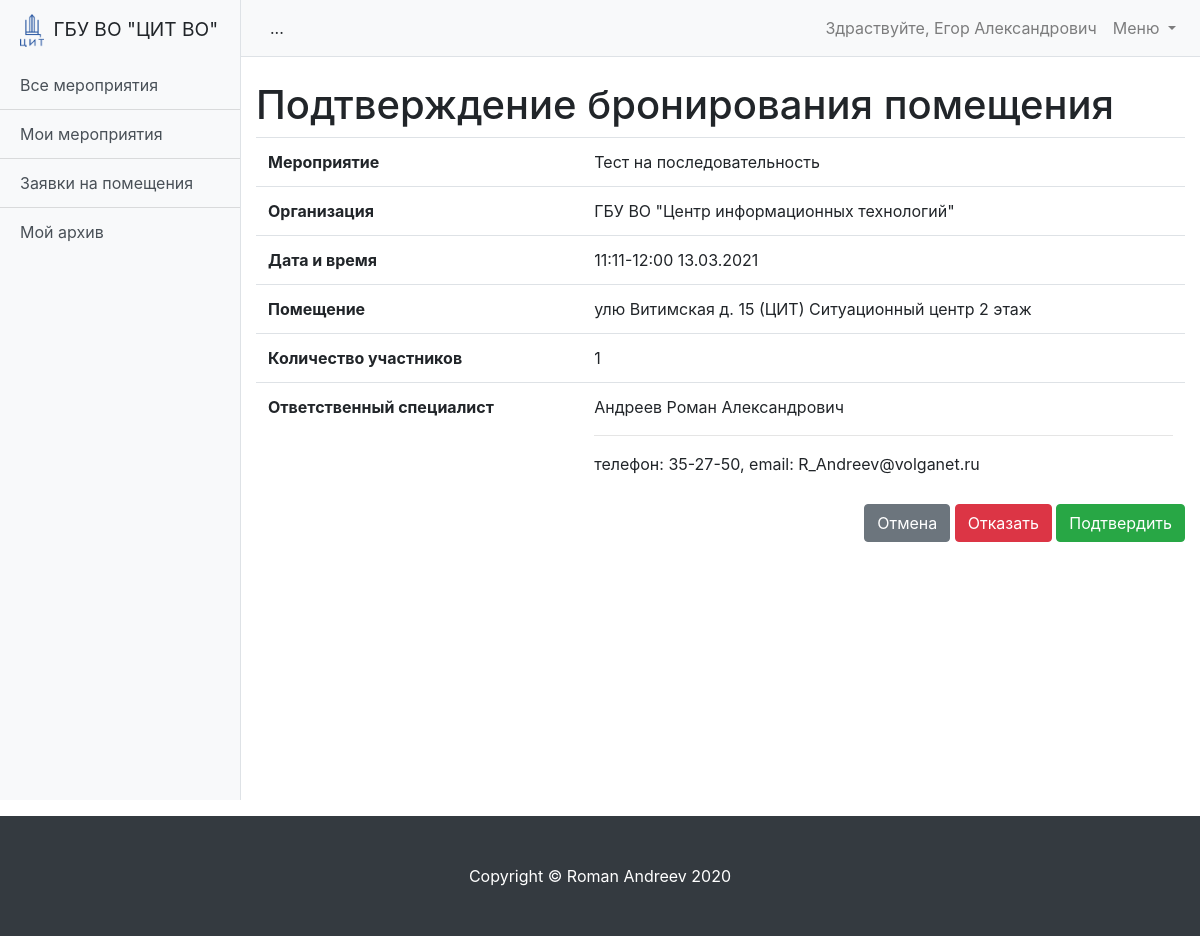
The page /schedule/booking-approve/26/ (signed in) on the database its author committed.
### schedule/models.py (models this page shows, shortened)
class User(AbstractUser):
    is_operator = models.BooleanField(default=False, verbose_name='Опертор')
    is_assistant = models.BooleanField(default=False, verbose_name='Ассистент')
    organization = models.ForeignKey('Organization', verbose_name='Организация', on_delete=models.SET_NULL,
                                     null=True, blank=True)
    subscribe_mail = models.BooleanField(verbose_name='Подписка на почтовую рассылку', default=False)
    telegram = models.CharField(max_length=10, verbose_name='Телеграм чат-id', null=True, blank=True)
    subscribe_telegram = models.BooleanField(verbose_name='Подписка на рассылку в телеграм', default=False)
    phone = models.CharField(max_length=100, verbose_name='Телефон', null=True, blank=True)
    def __str__(self):
        return f'{self.last_name} {self.first_name}'

class Booking(models.Model):
    MESSAGES = {
        'create': 'Бронирование создано!',
        'update': 'Бронирование изменено!',
        'approve': 'Бронирование обработано!',
        'delete': 'Бронирование удалено!'
    }
    STATUS_WAIT = 'wait'
    STATUS_READY = 'ready'
    STATUS_REJECTION = 'rejection'
    STATUS_COMPLETED = 'completed'
    STATUS_CHOICES = (
        (STATUS_WAIT, 'Ожидание'),
        (STATUS_READY, 'Готово'),
        (STATUS_REJECTION, 'Отказ'),
        (STATUS_COMPLETED, 'Окончено')
    )
    event = models.ForeignKey('Event', verbose_name='Мероприятие', on_delete=models.CASCADE)
    conference = models.ForeignKey('Conference', verbose_name='Конференция', null=True, blank=True,
                                   on_delete=models.CASCADE)
    without_conference = models.BooleanField(verbose_name='Без конференции', default=False)
    owner = models.ForeignKey('User', verbose_name='Владелец', on_delete=models.CASCADE, related_name='booking_owner')
    assistant = models.ForeignKey('User', verbose_name='Ассистент', on_delete=models.CASCADE,
                                  related_name='booking_assistant', null=True, blank=True)
    room = models.ForeignKey('Room', verbose_name='Место проведения', on_delete=models.CASCADE)
    quota = models.PositiveSmallIntegerField(verbose_name='Количество участников')
    date = models.DateField(verbose_name='Дата проведения')
    time_start = models.TimeField(verbose_name='Время начала')
    time_end = models.TimeField(verbose_name='Время окончания')
    created_at = models.DateTimeField(auto_now=True)
    status = models.CharField(
        max_length=100,
        verbose_name='Статус бронирования',
        choices=STATUS_CHOICES,
        default=STATUS_WAIT
    )
    comment = models.TextField(verbose_name='Комментарий', null=True, blank=True)
    class Meta:
        ordering = ['date', 'time_start']
        verbose_name = 'Бронирование'
        verbose_name_plural = 'Бронирования'

class Event(models.Model):
    MESSAGES = {
        'create': 'Мероприятие создано!',
        'update': 'Мероприятие изменено!',
        'delete': 'Мероприятие удалено!'
    }
    STATUS_DRAFT = 'draft'
    STATUS_WAIT = 'wait'
    STATUS_READY = 'ready'
    STATUS_REJECTION = 'rejection'
    STATUS_COMPLETED = 'completed'
    STATUS_CHOICES = (
        (STATUS_DRAFT, 'Черновик'),
        (STATUS_WAIT, 'Ожидание'),
        (STATUS_READY, 'Готово'),
        (STATUS_REJECTION, 'Отказ'),
        (STATUS_COMPLETED, 'Окончено')
    )
    name = models.CharField(max_length=255, verbose_name='Название мероприятия')
    description = models.TextField(verbose_name='Описание')
    organization = models.ForeignKey('Organization', verbose_name='Организация', on_delete=models.CASCADE)  # Возможно избыточно
    owner = models.ForeignKey('User', verbose_name='Владелец', on_delete=models.CASCADE)
    date_start = models.DateField(verbose_name='Дата начала мероприятия', null=True, blank=True)
    date_end = models.DateField(verbose_name='Дата окончания мероприятия', null=True, blank=True)
    created_at = models.DateTimeField(auto_now=True)
    status = models.CharField(
        max_length=100,
        verbose_name='Статус мероприятия',
        choices=STATUS_CHOICES,
        default=STATUS_DRAFT
    )
    class Meta:
        ordering = ['date_start']
        verbose_name = 'Мероприятие'
        verbose_name_plural = 'Мероприятия'

class Organization(models.Model):
    name = models.CharField(max_length=255, verbose_name='Название организации')
    room = models.ManyToManyField('Room', verbose_name='Доступные помещения', related_name='related_room')
    created_at = models.DateTimeField(auto_now=True)
    def __str__(self):
        return self.name
    class Meta:
        ordering = ['name']
        verbose_name = 'Организация'
        verbose_name_plural = 'Организации'

class Room(models.Model):
    address = models.CharField(max_length=255, verbose_name='Адрес')
    room = models.CharField(max_length=255, verbose_name='Комната')
    quota = models.PositiveIntegerField(verbose_name='Вместимость')
    assistants = models.ManyToManyField('User', verbose_name='Ассистенты')
    applications = models.ManyToManyField('Application', verbose_name='Доступные приложения',
                                          related_name='related_room')
    created_at = models.DateTimeField(auto_now=True)
    def __str__(self):
        return f'{self.address} {self.room}'
    class Meta:
        ordering = ['address']
        verbose_name = 'Помещение'
        verbose_name_plural = 'Помещения'

### schedule/views/booking.py (the view, shortened to what this page needs)
# urls.py: path('booking-approve/<int:pk>/', BookingApproveView.as_view(), name='booking_approve'),
class BookingApproveView(UserIsAssistantMixin, UpdateView):
    model = Booking
    fields = ['comment']
    template_name_suffix = '_approve'

### schedule/views/mixins.py (called while the page is built)
    def test_func(self):
        return self.request.user.is_assistant

### schedule/templates/schedule/booking_approve.html (shortened to what this page needs)
{% extends 'schedule/base.html' %}
{% load crispy_forms_tags %}
{% block content %}
<h1 class="mt-4">Подтверждение бронирования помещения</h1>
<table class="table">
    <tbody>
    <tr>
        <th>Мероприятие</th>
        <td>{{ booking.event.name }}</td>
    </tr>
    <tr>
        <th>Организация</th>
        <td>{{ booking.event.organization }}</td>
    </tr>
    <tr>
        <th>Дата и время</th>
        <td>{{ booking.time_start|date:"H:i" }}-{{ booking.time_end|date:"H:i" }} {{ booking.date|date:"d.m.Y" }}</td>
    </tr>
    <tr>
        <th>Помещение</th>
        <td>{{ booking.room }}</td>
    </tr>
    <tr>
        <th>Количество участников</th>
        <td>{{ booking.quota}}</td>
    </tr>
    <tr>
        <th>Ответственный специалист</th>
        <td>{{ booking.owner }}<hr>телефон: {{ booking.owner.phone }}, email: {{ booking.owner.email }}</td>
    </tr>
    </tbody>
</table>
<div>
    <form action=""  method="POST">
        <div align="right">
            <a class="btn btn-secondary" href="{{ request.META.HTTP_REFERER }}" role="button">Отмена</a>
            <button type="button" class="btn btn-danger" data-toggle="modal" data-target="#exampleModal">Отказать</button>
            <input type="submit" name="ready" class="btn btn-success" value="Подтвердить">
        </div>
    </form>
</div>
{% endblock content %}

### templates/base.html (shortened to what this page needs)
<!DOCTYPE html>
<html lang="en">
{% load static %}
<head>
    <link href="{% static 'vendor/bootstrap/css/bootstrap.min.css' %}" rel="stylesheet">
    <link href=" {% static 'css/simple-sidebar.css' %}" rel="stylesheet">
</head>
<body>
<div class="d-flex" id="wrapper">
    {% block sidebar %}
    <div class="bg-light border-right" id="sidebar-wrapper">
        <div class="sidebar-heading">
            <img src="{% static 'image.png' %}" width="24" class="img-fluid mr-1" alt="...">
            ГБУ ВО "ЦИТ ВО"
        </div>
        <div class="list-group list-group-flush">
            {% block sidebar_link %}
            <a href="{% url 'event_list' %}" class="list-group-item list-group-item-action bg-light">Все мероприятия</a>
            <a href="{% url 'my_event_list' %}" class="list-group-item list-group-item-action bg-light">Мои мероприятия</a>
            {% if request.user.is_assistant %}
            <a href="{% url 'booking_list' %}" class="list-group-item list-group-item-action bg-light">Заявки на помещения</a>
            {% endif %}
            <a href="{% url 'event_archive' %}" class="list-group-item list-group-item-action bg-light">Мой архив</a>
            {% endblock sidebar_link %}
        </div>
    </div>
    <div id="page-content-wrapper">
        <nav class="navbar navbar-expand-lg navbar-light bg-light border-bottom">
            <button class="btn btn-light" id="menu-toggle">...</button>
            {% endblock sidebar %}
            <div class="collapse navbar-collapse" id="navbarSupportedContent">
                <ul class="navbar-nav ml-auto mt-2 mt-lg-0">
                    <li class="nav-item">
                        {% if request.user.is_authenticated %}
                        <a class="nav-link" href="{% url 'settings' %}">Здраствуйте, {{ request.user.first_name }}</a>
                        {% endif %}
                    </li>
                    <li class="nav-item dropdown">
                        <a class="nav-link dropdown-toggle" href="#" id="navbarDropdown" role="button" data-toggle="dropdown" aria-haspopup="true" aria-expanded="false">
                            Меню
                        </a>
                    </li>
                </ul>
            </div>
        </nav>
        <div class="container-fluid">
            <div >
                {% block content %}
                {% endblock content %}
            </div>
        </div>
    </div>
</div>
<footer class="py-5 bg-dark mt-3">
  <div class="container">
    <p class="m-0 text-center text-white">Copyright &copy; Roman Andreev 2020</p>
  </div>
</footer>
</body>
</html>

### static_dev/css/simple-sidebar.css (style rules this page uses)
#wrapper { overflow-x: hidden; }
#sidebar-wrapper { min-height: 100vh; margin-left: -15rem; -webkit-transition: margin .25s ease-out; -moz-transition: margin .25s ease-out; -o-transition: margin .25s ease-out; transition: margin .25s ease-out; }
#sidebar-wrapper .sidebar-heading { padding: 0.875rem 1.25rem; font-size: 1.2rem; }
#sidebar-wrapper .list-group { width: 15rem; }
#page-content-wrapper { min-width: 100vw; }
@media (min-width: 768px) { #sidebar-wrapper { margin-left: 0; } }
@media (min-width: 768px) { #page-content-wrapper { min-width: 0; width: 100%; } }

### rows shown on the page
User: user.first_name "Егор Александрович"
Booking: event.name "Тест на последовательность", event.organization "ГБУ ВО \"Центр информационных технологий\"", time_start "11:11", time_end "12:00", date "13.03.2021", room "улю Витимская д. 15 (ЦИТ) Ситуационный центр 2 этаж", quota "1", owner "Андреев Роман Александрович", owner.phone "35-27-50", owner.email "R_Andreev@volganet.ru"
